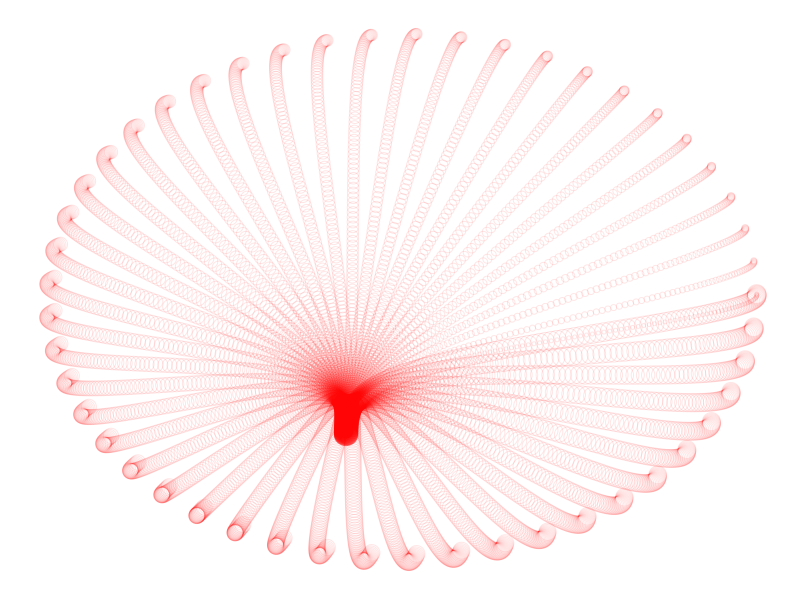
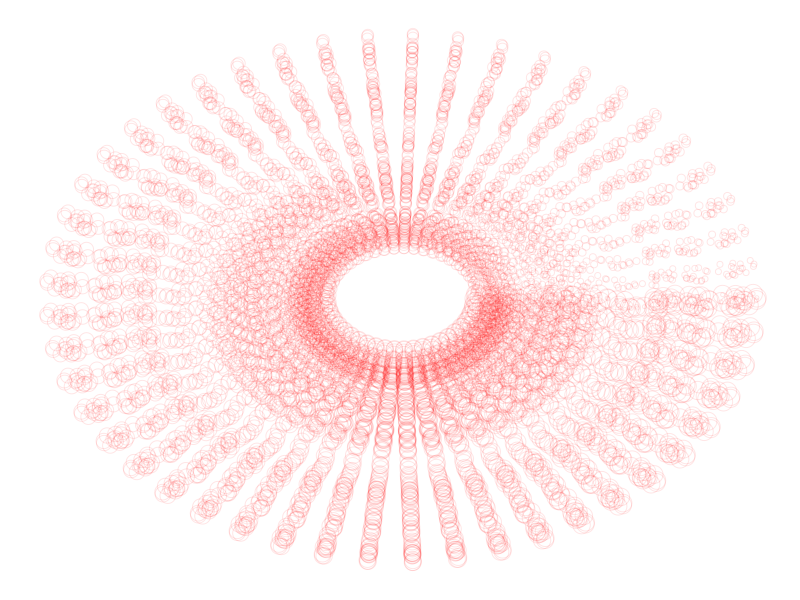
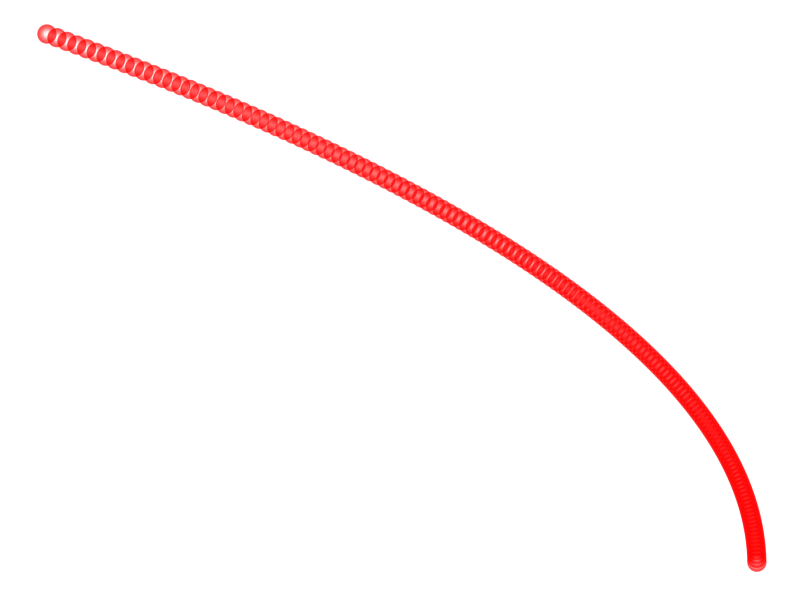

Write R code to recreate these figures, in order.
## ---- chunk 1
library(ggplot2)

## ---- chunk 2
K=1:140
CXk= cos(10*pi*K/14000)*(1-0.5*(cos(16*pi*K/14000))**2)
CYk= sin(10*pi*K/14000)*(1-0.5*(sin(16*pi*K/14000))**2)
Rk= 1/200+0.5*(sin(52*pi*K/14000))**4
## ---- chunk 3
t <- seq(0, 2*pi, length.out = 50)
data = data.frame()
for (k in K) {
Xk= CXk[k] + Rk[k]*cos(t)
Yk= CYk[k] + Rk[k]*sin(t)
dk <- data.frame(t, Xk, Yk)
data =rbind(data,dk)}

## ---- chunk 4
p <- ggplot(data, aes(Xk, Yk))
p + geom_point(colour = "red", alpha = 0.1, aes(size = t),shape =1) + theme(axis.line=element_blank(),axis.text.x=element_blank(),
          axis.text.y=element_blank(),axis.ticks=element_blank(),
          axis.title.x=element_blank(), legend.position = "none",
          axis.title.y=element_blank(),panel.background=element_rect(fill = "transparent"))

## ---- chunk 5
CXk_1= cos(pi*K/14000)*(1-0.5*(cos(pi*K/14000))**2)
CYk_1= sin(pi*K/14000)*(1-0.5*(sin(pi*K/14000))**2)
Rk_1= sample(10000:50000, 140)/100000
## ---- chunk 6
data_1 = data.frame()
for (k in K) {
Xk_1= CXk_1[k] + Rk_1[k]*cos(t)
Yk_1= CYk_1[k] + Rk_1[k]*sin(t)
dk_1 <- data.frame(t, Xk_1, Yk_1)
data_1 =rbind(data_1,dk_1)}

## ---- chunk 7
p <- ggplot(data_1, aes(Xk_1, Yk_1))
p + geom_point(colour = "red", alpha = 0.1, aes(size = t),shape =1) + theme(axis.line=element_blank(),axis.text.x=element_blank(),
          axis.text.y=element_blank(),axis.ticks=element_blank(),
          axis.title.x=element_blank(), legend.position = "none",
          axis.title.y=element_blank(),panel.background=element_rect(fill = "transparent"))
## ---- chunk 8
CXk_2= cos(10*pi*K/14000)
CYk_2= sin(10*pi*K/14000)
Rk_2=+0.5*(sin(pi*K/14000))**4
## ---- chunk 9
t <- seq(0, 2*pi, length.out = 50)
data_2 = data.frame()
for (k in K) {
Xk_2= CXk_2[k] + Rk_2[k]*cos(t)
Yk_2= CYk_2[k] + Rk_2[k]*sin(t)
dk_2 <- data.frame(t, Xk_2, Yk_2)
data_2 =rbind(data_2,dk_2)}

## ---- chunk 10
p <- ggplot(data_2, aes(Xk_2, Yk_2))
p + geom_point(colour = "red", alpha = 0.1, aes(size = t),shape =1) + theme(axis.line=element_blank(),axis.text.x=element_blank(),
          axis.text.y=element_blank(),axis.ticks=element_blank(),
          axis.title.x=element_blank(), legend.position = "none",
          axis.title.y=element_blank(),panel.background=element_rect(fill = "transparent"))

